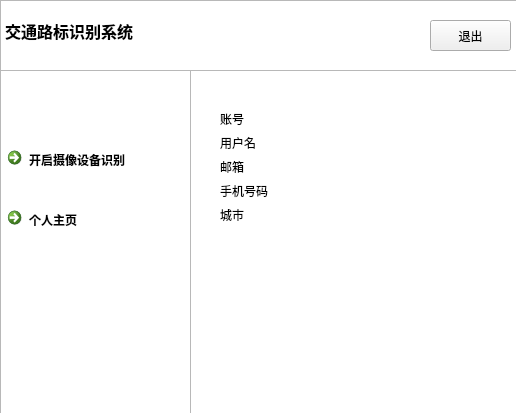
<?xml version="1.0" encoding="UTF-8"?>
<ui version="4.0">
 <class>Form</class>
 <widget class="QWidget" name="Form">
  <property name="geometry">
   <rect>
    <x>0</x>
    <y>0</y>
    <width>516</width>
    <height>413</height>
   </rect>
  </property>
  <property name="windowTitle">
   <string>Form</string>
  </property>
  <widget class="QTextEdit" name="textEdit">
   <property name="geometry">
    <rect>
     <x>0</x>
     <y>0</y>
     <width>521</width>
     <height>71</height>
    </rect>
   </property>
   <property name="html">
    <string>&lt;!DOCTYPE HTML PUBLIC &quot;-//W3C//DTD HTML 4.0//EN&quot; &quot;http://www.w3.org/TR/REC-html40/strict.dtd&quot;&gt;
&lt;html&gt;&lt;head&gt;&lt;meta name=&quot;qrichtext&quot; content=&quot;1&quot; /&gt;&lt;style type=&quot;text/css&quot;&gt;
p, li { white-space: pre-wrap; }
&lt;/style&gt;&lt;/head&gt;&lt;body style=&quot; font-family:'SimSun'; font-size:9pt; font-weight:400; font-style:normal;&quot;&gt;
&lt;p style=&quot;-qt-paragraph-type:empty; margin-top:0px; margin-bottom:0px; margin-left:0px; margin-right:0px; -qt-block-indent:0; text-indent:0px;&quot;&gt;&lt;br /&gt;&lt;/p&gt;
&lt;p style=&quot; margin-top:0px; margin-bottom:0px; margin-left:0px; margin-right:0px; -qt-block-indent:0; text-indent:0px;&quot;&gt;&lt;span style=&quot; font-size:12pt; font-weight:600;&quot;&gt;交通路标识别系统&lt;/span&gt;&lt;/p&gt;&lt;/body&gt;&lt;/html&gt;</string>
   </property>
  </widget>
  <widget class="QTextEdit" name="textEdit_2">
   <property name="geometry">
    <rect>
     <x>0</x>
     <y>70</y>
     <width>191</width>
     <height>351</height>
    </rect>
   </property>
  </widget>
  <widget class="QCommandLinkButton" name="commandLinkButton_photo">
   <property name="geometry">
    <rect>
     <x>0</x>
     <y>140</y>
     <width>186</width>
     <height>41</height>
    </rect>
   </property>
   <property name="text">
    <string>开启摄像设备识别</string>
   </property>
  </widget>
  <widget class="QCommandLinkButton" name="commandLinkButton_my">
   <property name="geometry">
    <rect>
     <x>0</x>
     <y>200</y>
     <width>186</width>
     <height>41</height>
    </rect>
   </property>
   <property name="text">
    <string>个人主页</string>
   </property>
  </widget>
  <widget class="QTextEdit" name="textEdit_3">
   <property name="geometry">
    <rect>
     <x>190</x>
     <y>70</y>
     <width>341</width>
     <height>371</height>
    </rect>
   </property>
  </widget>
  <widget class="QWidget" name="formLayoutWidget">
   <property name="geometry">
    <rect>
     <x>220</x>
     <y>110</y>
     <width>261</width>
     <height>251</height>
    </rect>
   </property>
   <layout class="QFormLayout" name="formLayout">
    <item row="0" column="0">
     <widget class="QLabel" name="label">
      <property name="text">
       <string>账号</string>
      </property>
     </widget>
    </item>
    <item row="1" column="0">
     <widget class="QLabel" name="label_2">
      <property name="text">
       <string>用户名</string>
      </property>
     </widget>
    </item>
    <item row="2" column="0">
     <widget class="QLabel" name="label_3">
      <property name="text">
       <string>邮箱</string>
      </property>
     </widget>
    </item>
    <item row="3" column="0">
     <widget class="QLabel" name="label_4">
      <property name="text">
       <string>手机号码</string>
      </property>
     </widget>
    </item>
    <item row="4" column="0">
     <widget class="QLabel" name="label_5">
      <property name="text">
       <string>城市</string>
      </property>
     </widget>
    </item>
   </layout>
  </widget>
  <widget class="QPushButton" name="pushButton_exit">
   <property name="geometry">
    <rect>
     <x>430</x>
     <y>20</y>
     <width>81</width>
     <height>31</height>
    </rect>
   </property>
   <property name="styleSheet">
    <string notr="true">font: 9pt &quot;Adobe 黑体 Std R&quot;;</string>
   </property>
   <property name="text">
    <string>退出</string>
   </property>
  </widget>
 </widget>
 <resources/>
 <connections/>
</ui>
